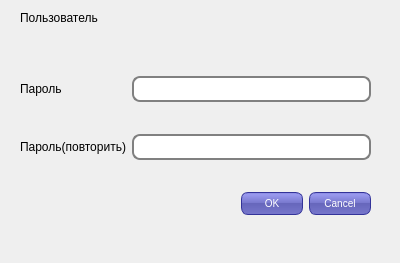
<?xml version="1.0" encoding="UTF-8"?>
<ui version="4.0">
 <class>pwdFrm</class>
 <widget class="QDialog" name="pwdFrm">
  <property name="windowModality">
   <enum>Qt::WindowModal</enum>
  </property>
  <property name="geometry">
   <rect>
    <x>0</x>
    <y>0</y>
    <width>400</width>
    <height>263</height>
   </rect>
  </property>
  <property name="windowTitle">
   <string>Новый пароль</string>
  </property>
  <property name="styleSheet">
   <string notr="true">QPushButton {
color: white;
background-color: QLinearGradient( x1: 0, y1: 0, x2: 0, y2: 1, stop: 0 #88d, stop: 0.1 #99e, stop: 0.49 #77c, stop: 0.5 #66b, stop: 1 #77c);
border-width: 1px;
border-color: #339;
border-style: solid;
border-radius: 7;
padding: 3px;
font-size: 10px;
padding-left: 5px;
padding-right: 5px;
min-width: 50px;
max-width: 50px;
min-height: 15px;
max-height: 15px;
}
QLineEdit {
padding: 1px;
border-style: solid;
border: 2px solid gray;
border-radius: 8px;
min-height:20px;
}
</string>
  </property>
  <widget class="QWidget" name="layoutWidget">
   <property name="geometry">
    <rect>
     <x>20</x>
     <y>50</y>
     <width>351</width>
     <height>191</height>
    </rect>
   </property>
   <layout class="QGridLayout" name="gridLayout">
    <item row="0" column="0">
     <widget class="QLabel" name="labelPwd">
      <property name="lineWidth">
       <number>-2</number>
      </property>
      <property name="text">
       <string>Пароль</string>
      </property>
      <property name="textFormat">
       <enum>Qt::AutoText</enum>
      </property>
     </widget>
    </item>
    <item row="0" column="1">
     <widget class="QLineEdit" name="lineEditPwd">
      <property name="echoMode">
       <enum>QLineEdit::PasswordEchoOnEdit</enum>
      </property>
     </widget>
    </item>
    <item row="1" column="0">
     <widget class="QLabel" name="labelPwd2">
      <property name="text">
       <string>Пароль(повторить)</string>
      </property>
     </widget>
    </item>
    <item row="1" column="1">
     <widget class="QLineEdit" name="lineEditPwd2">
      <property name="echoMode">
       <enum>QLineEdit::PasswordEchoOnEdit</enum>
      </property>
     </widget>
    </item>
    <item row="2" column="0" colspan="2">
     <widget class="QDialogButtonBox" name="buttonBox">
      <property name="orientation">
       <enum>Qt::Horizontal</enum>
      </property>
      <property name="standardButtons">
       <set>QDialogButtonBox::Cancel|QDialogButtonBox::Ok</set>
      </property>
     </widget>
    </item>
   </layout>
  </widget>
  <widget class="QWidget" name="layoutWidget">
   <property name="geometry">
    <rect>
     <x>20</x>
     <y>10</y>
     <width>351</width>
     <height>40</height>
    </rect>
   </property>
   <layout class="QGridLayout" name="gridLayout_2">
    <item row="1" column="0" colspan="2">
     <widget class="QLabel" name="labelUser">
      <property name="font">
       <font>
        <family>Consolas</family>
        <pointsize>12</pointsize>
       </font>
      </property>
      <property name="layoutDirection">
       <enum>Qt::RightToLeft</enum>
      </property>
      <property name="styleSheet">
       <string notr="true">color:red;</string>
      </property>
      <property name="lineWidth">
       <number>0</number>
      </property>
      <property name="text">
       <string/>
      </property>
     </widget>
    </item>
    <item row="0" column="0">
     <widget class="QLabel" name="labelUse1">
      <property name="text">
       <string>Пользователь</string>
      </property>
     </widget>
    </item>
   </layout>
  </widget>
 </widget>
 <resources/>
 <connections>
  <connection>
   <sender>buttonBox</sender>
   <signal>rejected()</signal>
   <receiver>pwdFrm</receiver>
   <slot>reject()</slot>
   <hints>
    <hint type="sourcelabel">
     <x>316</x>
     <y>260</y>
    </hint>
    <hint type="destinationlabel">
     <x>286</x>
     <y>274</y>
    </hint>
   </hints>
  </connection>
  <connection>
   <sender>buttonBox</sender>
   <signal>accepted()</signal>
   <receiver>pwdFrm</receiver>
   <slot>accept()</slot>
   <hints>
    <hint type="sourcelabel">
     <x>248</x>
     <y>254</y>
    </hint>
    <hint type="destinationlabel">
     <x>157</x>
     <y>274</y>
    </hint>
   </hints>
  </connection>
 </connections>
</ui>
